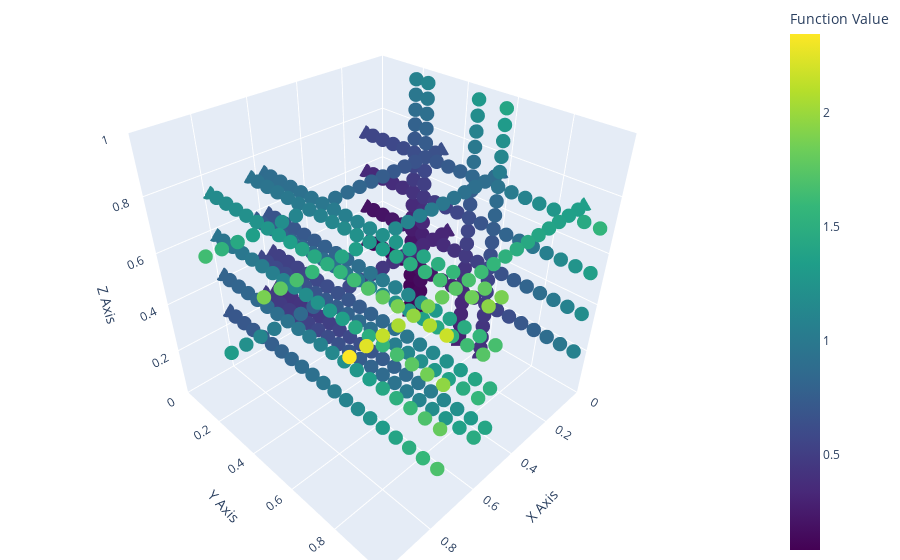

The notebook cell saved with this chart:
### Code cell
f = 3
N = 20

tn = tt_graph(f, r = 4, N = N)
T = tn_grid(tn, [np.linspace(0, 1, N)] * f)

plot_tn_xyz(tn, fun)
plot_tt_diagram(tn)

### Figure 1 — Plotly figure (JSON) as saved in the notebook; plotly's stock layout.template omitted (floating-point values rounded to 4 significant figures; data arrays with more than 128 entries replaced by an {"elided": "..."} marker saying what was removed)
{"data": [{"marker": {"color": {"elided": "480 float values"}, "colorbar": {"title": {"text": "Function Value"}}, "colorscale": [[0, "#440154"], [0.1111, "#482878"], [0.2222, "#3e4989"], [0.3333, "#31688e"], [0.4444, "#26828e"], [0.5556, "#1f9e89"], [0.6667, "#35b779"], [0.7778, "#6ece58"], [0.8889, "#b5de2b"], [1, "#fde725"]], "size": 5}, "mode": "markers", "type": "scatter3d", "x": {"elided": "480 float values"}, "y": {"elided": "480 float values"}, "z": {"elided": "480 float values"}}], "layout": {"margin": {"b": 0, "l": 0, "r": 0, "t": 0}, "scene": {"aspectmode": "cube", "xaxis": {"autorange": false, "range": [0, 1], "title": {"text": "X Axis"}}, "yaxis": {"autorange": false, "range": [0, 1], "title": {"text": "Y Axis"}}, "zaxis": {"autorange": false, "range": [0, 1], "title": {"text": "Z Axis"}}}}}
